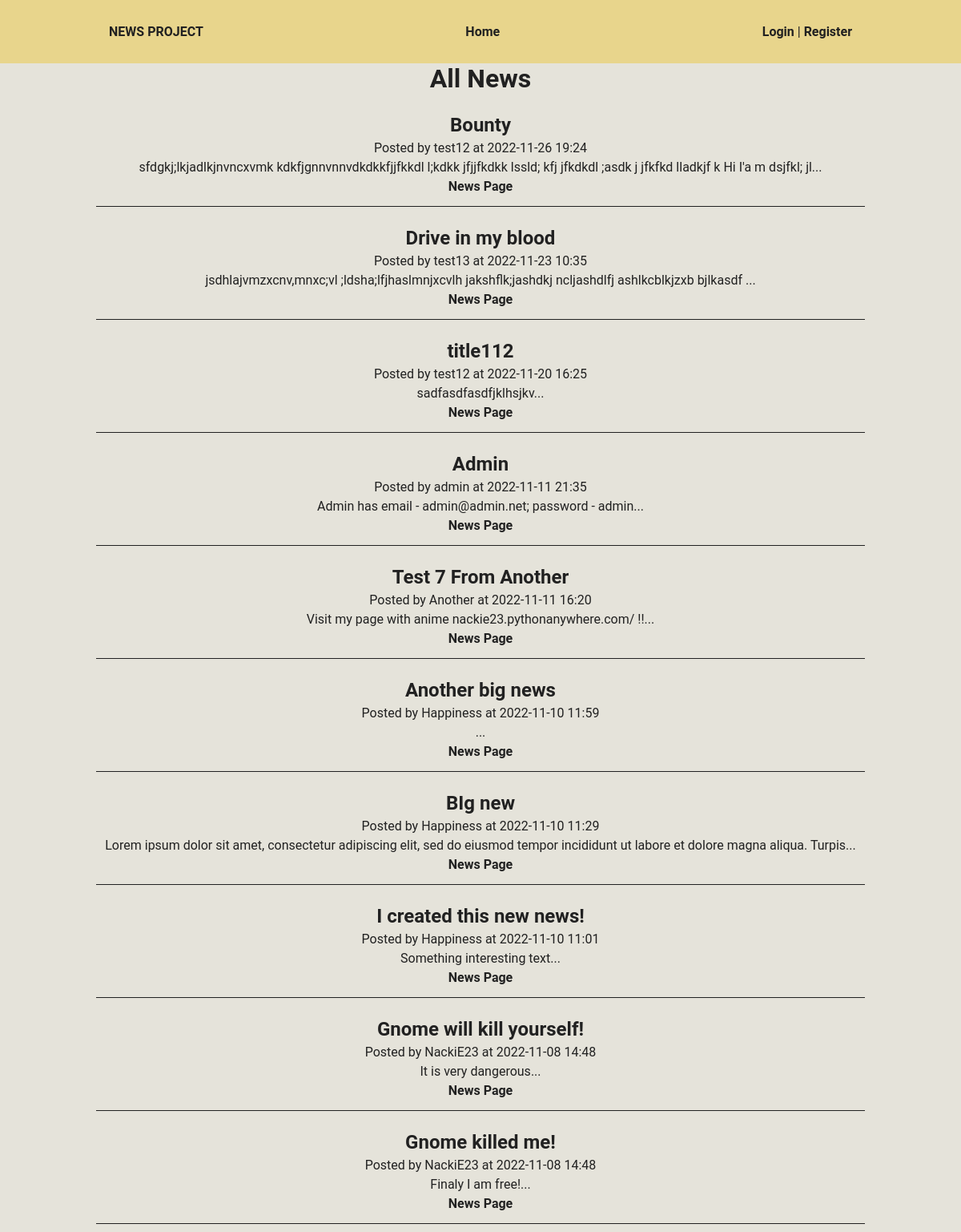
The page / on the database its author committed.
### tables this page shows
CREATE TABLE news (
    id INTEGER PRIMARY KEY autoincrement, 
    created DATETIME,
    title TEXT NOT NULL, 
    main_text TEXT NOT NULL,
    user_id INTEGER NOT NULL,
    FOREIGN KEY(user_id) REFERENCES users(id)
  );

CREATE TABLE users (
    id INTEGER PRIMARY KEY autoincrement,
    email TEXT UNIQUE NOT NULL, 
    username TEXT NOT NULL, 
    password TEXT NOT NULL,
    is_admin BOOLEAN NOT NULL DEFAULT 0 CHECK (is_admin IN (0, 1))
  );

### views/pages/news_list.php (called while the page is built, shortened)
<?php
$news_array = News::all();
require 'views/templates/dafault_template.php';

### router/routes.php (called while the page is built, shortened)
<?php
Router::enable();

### index.php (called while the page is built, shortened)
<?php
require_once "router/routes.php";

### app/Controllers/News.php (called while the page is built, shortened)
<?php
class News {
    public static function all(): \SQLite3Result {
        $sql = "SELECT n.id, n.created, n.title, n.main_text, n.user_id, u.username
                FROM news n
                JOIN users u
                    ON n.user_id == u.id
                ORDER BY n.created DESC";
        return $GLOBALS['db']->query($sql);
    }
}

### views/templates/news_list.php (the view)
<h1>All News</h1>
<?php
while ($news = $news_array->fetchArray(SQLITE3_ASSOC)) {
    ?>
    <div class='news'>
        <div class='row'>
            <h2><?= $news['title'] ?></h2>
        </div>
        <div class='row'>
            <p>Posted by <?= $news['username'] ?> at <?= $news['created'] ?></p>
        </div>
        <div class='row'>
            <p><?= substr($news['main_text'], 0, 130) ?>...</p>
        </div>
        <div class='row'>
            <p>
                <a class='btn btn-secondary' href='/news?id=<?= $news['id'] ?>'>
                    News Page
                </a>
            </p>
        </div>
    </div>
    <?php
}
?>

### app/Services/Router.php (shortened to what this page needs)
<?php
class Router {
    private static $list = [];
    public static function route(string $uri, string $page_name, array $methods, string $name = null) {
        self::$list[] = [
            "uri" => $uri,
            "page" => $page_name,
            "methods" => $methods,
            "name" => $name,
            "is_reg" => false
        ];
    }
    public static function enable() {
        $query = $_GET['q'];
        foreach(self::$list as $route) {
            if ($route['is_reg']) {
                if (in_array($_SERVER['REQUEST_METHOD'], $route['methods'])) {
                    require_once "views/pages/" . $route['page'] . ".php";
                    exit();
                } else {
                    break;
                }
            } elseif ($route['uri'] === '/' . $query) {
                if (in_array($_SERVER['REQUEST_METHOD'], $route['methods'])) {
                    require_once "views/pages/" . $route['page'] . ".php";
                    exit();
                } else {
                    break;
                }
            }
        }
    }
}

### rows shown on the page
news: title "Bounty", user.username "test12", created "2022-11-26 19:24", main_text "sfdgkj;lkjadlkjnvncxvmk kdkfjgnnvnnvdkdkkfjjfkkdl l;kdkk jfjjfkdkk lssld; kfj jfkdkdl ;asdk j jfkfkd lladkjf k Hi I'a m dsjfkl; jl"
news: title "Drive in my blood", user.username "test13", created "2022-11-23 10:35", main_text "jsdhlajvmzxcnv,mnxc;vl ;ldsha;lfjhaslmnjxcvlh jakshflk;jashdkj ncljashdlfj ashlkcblkjzxb bjlkasdf"
news: title "title112", user.username "test12", created "2022-11-20 16:25", main_text "sadfasdfasdfjklhsjkv"
news: title "Admin", user.username "admin", created "2022-11-11 21:35", main_text "Admin has email - admin@admin.net; password - admin"
news: title "Test 7 From Another", user.username "Another", created "2022-11-11 16:20", main_text "Visit my page with anime nackie23.pythonanywhere.com/ !!"
news: title "Another big news", user.username "Happiness", created "2022-11-10 11:59"
news: title "BIg new", user.username "Happiness", created "2022-11-10 11:29", main_text "Lorem ipsum dolor sit amet, consectetur adipiscing elit, sed do eiusmod tempor incididunt ut labore et dolore magna aliqua. Turpis"
news: title "I created this new news!", user.username "Happiness", created "2022-11-10 11:01", main_text "Something interesting text"
news: title "Gnome will kill yourself!", user.username "NackiE23", created "2022-11-08 14:48", main_text "It is very dangerous"
news: title "Gnome killed me!", user.username "NackiE23", created "2022-11-08 14:48", main_text "Finaly I am free!"
